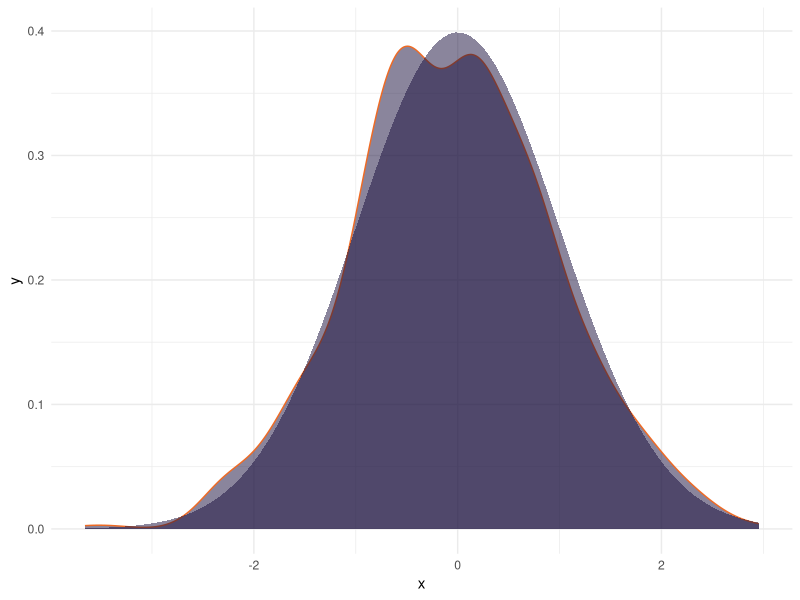

R code for this plot:
## ---- chunk 1
library(ggplot2)
ggplot(data.frame(x = rnorm(1e3, 0, 1)), aes(x = x)) +
    geom_density(color = "#EE6A24", fill = "#170C3A", alpha = .5) +
    theme_minimal() +
    stat_function(fun = dnorm, args = list(mean = 0, sd = 1), fill = "#170C3A", geom = "area", alpha = .5)
